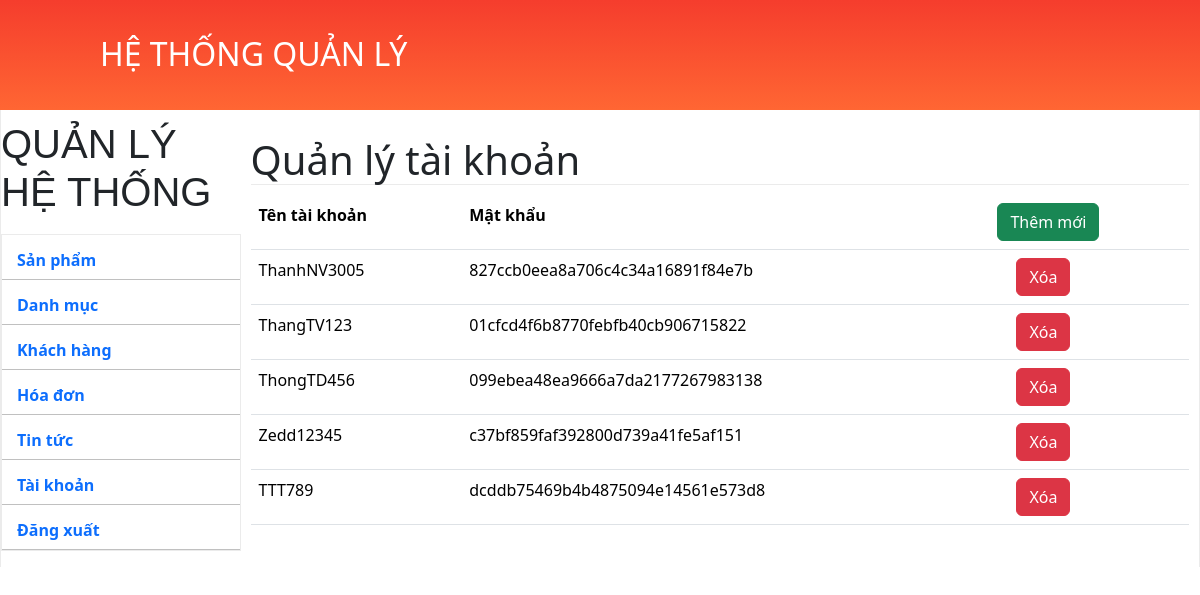
Page /Admin/manager_account.php on the committed database.
### tables this page shows
CREATE TABLE quan_tri(
id int PRIMARY KEY AUTO_INCREMENT,
Tai_khoan varchar(50) not null,
Mat_khau varchar(32)
);

### Admin/manager_account.php (the view, shortened to what this page needs)
<!DOCTYPE html>
<html lang="en">
<head>
    <link rel="stylesheet" href="../css/main_style.css">
    <link href="https://cdn.jsdelivr.net/npm/bootstrap@5.3.3/dist/css/bootstrap.min.css" rel="stylesheet">
</head>
<body>
    <header><?php require_once 'header.php';?></header>
    <div class="content-center main-body">
        <div style="width: 20%; float:left; overflow: hidden; box-sizing: border-box;">
            <?php include_once 'menu.php';?>
        </div>
        <div style="width: 80%; float:left; overflow: hidden; box-sizing: border-box; padding: 10px;" class="container mt-3">
            <h1 style="border-bottom: 1px solid #ebebeb; margin-bottom: 10px">Quản lý tài khoản</h1>
            <?php
                include_once 'tmdt_connect.php';
                $sql = "SELECT * FROM `quan_tri`";
                $result = mysqli_query($tmdtconn, $sql);
                if (mysqli_num_rows($result) > 0) {
            ?>
                <table class="table table-hover">
                    <tr>
                        <th>Tên tài khoản</th>
                        <th>Mật khẩu</th>
                        <th><button type="button" class="btn btn-success" data-bs-toggle="modal" data-bs-target="#addAccountModal">Thêm mới</button></th>
                    </tr>
                    <?php
                    $cnt = 1;
                    while ($row = mysqli_fetch_assoc($result)) {
                        if ($cnt % 2 != 0) {
                            echo "<tr class='box-odd'>";
                        } else {
                            echo "<tr>";
                        }
                        $cnt++;
                        echo "<td>".$row["Tai_khoan"]."</td>";
                        echo "<td>".$row["Mat_khau"]."</td>";
                        ?>
                        <td style="padding-left: 27px;"><a onclick="return confirm('Bạn có muốn xóa tài khoản này không?');" href="delete_user.php?accid=<?php echo $row["id"] ?>" class="btn btn-danger">Xóa</a></td>
                        <?php
                    }
                    ?>
                </table>
                <?php
                }
                ?>
        </div>
    </div>
</body>
</html>

### css/main_style.css (style rules this page uses)
* { margin: 0; padding: 0; }
header { width: 100%; height: 110px; background: linear-gradient(-180deg,#f53d2d,#f63); }
.content-center { width: 1200px; margin: 0 auto; overflow: hidden; box-sizing: border-box; }
.main-body { min-height: 300px; border-left: 1px solid #ebebeb; border-right: 1px solid #ebebeb; }
a { margin-right: 5px; }

### Admin/css/header.css (style rules this page uses)
* { margin: 0; padding: 0; }

### Admin/manager_account.php (style rules this page uses)
.box-odd { background-color: cyan; }

### rows in the picture
quan_tri: Tai_khoan "ThanhNV3005", Mat_khau "827ccb0eea8a706c4c34a16891f84e7b"
quan_tri: Tai_khoan "ThangTV123", Mat_khau "01cfcd4f6b8770febfb40cb906715822"
quan_tri: Tai_khoan "ThongTD456", Mat_khau "099ebea48ea9666a7da2177267983138"
quan_tri: Tai_khoan "Zedd12345", Mat_khau "c37bf859faf392800d739a41fe5af151"
quan_tri: Tai_khoan "TTT789", Mat_khau "dcddb75469b4b4875094e14561e573d8"
